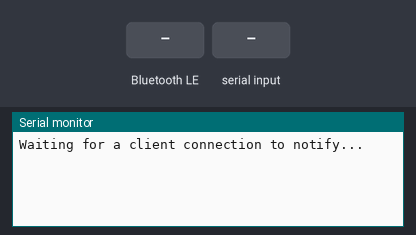
Bench run of a program on a simulated ESP32. Shown: the last lines printed to the serial monitor. The inputs (shaded band) are chosen by the test bench. Nothing arrives over Bluetooth unless stated; a phone connects over Bluetooth LE 3 s after start.

Above: at 1.3 s.
1.4 s: Bluetooth LE write "y" received
At 2.1 s:
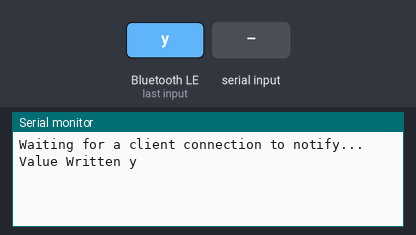
4.4 s: Bluetooth LE write "1" received
At 5.6 s:
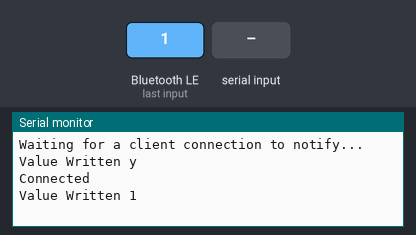
5.9 s: "y" received over Serial
At 6.8 s:
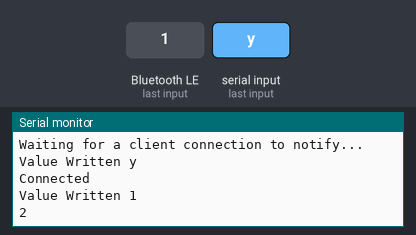

Measured:
- after the input at 1.4 s, the serial monitor: prints a new line at once (image 1)
- after the input at 4.4 s, the serial monitor: prints a new line at once (image 2)
- after the input at 5.9 s, the serial monitor: prints a new line at once (image 3)

The program:

main.cpp
```cpp
#include <Arduino.h>
#include <BLEDevice.h>
#include <BLEServer.h>
#include <BLEUtils.h>

using namespace std;

// BLE SECTION
BLEServer *pServer = NULL;

BLECharacteristic *shot_characteristic = NULL;
// BLECharacteristic *box_characteristic = NULL;

string boxValue = "0";
// See the following for generating UUIDs:
// https://www.uuidgenerator.net/

#define SERVICE_UUID "4fafc201-1fb5-459e-8fcc-c5c9c331914b"

#define SHOT_CHARACTERISTIC_UUID "6d68efe5-04b6-4a85-abc4-c2670b7bf7fd"
// #define BOX_CHARACTERISTIC_UUID "f27b53ad-c63d-49a0-8c0f-9f297e6cc520"

class MyServerCallbacks : public BLEServerCallbacks
{
  void onConnect(BLEServer *pServer)
  {
    Serial.println("Connected");
  };

  void onDisconnect(BLEServer *pServer)
  {
    Serial.println("Disconnected");
    shot_characteristic->setValue("0");
    pServer->startAdvertising();
  }
};

class CharacteristicsCallbacks : public BLECharacteristicCallbacks
{
  void onWrite(BLECharacteristic *pCharacteristic)
  {
    Serial.print("Value Written ");
    Serial.println(pCharacteristic->getValue().c_str());

    // if (pCharacteristic == box_characteristic)
    // {
    //   boxValue = pCharacteristic->getValue().c_str();
    //   box_characteristic->setValue(const_cast<char *>(boxValue.c_str()));
    //   box_characteristic->notify();
    // }
  }
};

void setup()
{
  Serial.begin(115200);

  // Create the BLE Device
  BLEDevice::init("Backboard-1");
  // Create the BLE Server
  pServer = BLEDevice::createServer();
  pServer->setCallbacks(new MyServerCallbacks());
  // Create the BLE Service
  BLEService *pService = pServer->createService(SERVICE_UUID);
  delay(100);

  // Create a BLE Characteristic
  shot_characteristic = pService->createCharacteristic(
      SHOT_CHARACTERISTIC_UUID,
      BLECharacteristic::PROPERTY_READ |
          BLECharacteristic::PROPERTY_WRITE |
          BLECharacteristic::PROPERTY_NOTIFY |
          BLECharacteristic::PROPERTY_INDICATE);

  // box_characteristic = pService->createCharacteristic(
  //     BOX_CHARACTERISTIC_UUID,
  //     BLECharacteristic::PROPERTY_READ |
  //         BLECharacteristic::PROPERTY_WRITE |
  //         BLECharacteristic::PROPERTY_NOTIFY |
  //         BLECharacteristic::PROPERTY_INDICATE);

  // Start the BLE service
  pService->start();

  // Start advertising
  pServer->getAdvertising()->start();

  // message_characteristic->setValue("Message one");
  // message_characteristic->setCallbacks(new CharacteristicsCallbacks());

  // box_characteristic->setValue("0");
  // box_characteristic->setCallbacks(new CharacteristicsCallbacks());

  shot_characteristic->setValue("0");
  shot_characteristic->setCallbacks(new CharacteristicsCallbacks());

  Serial.println("Waiting for a client connection to notify...");
}

void loop()
{
  // message_characteristic->setValue("Message one");
  // message_characteristic->notify();

  // delay(1000);

  // message_characteristic->setValue("Message Two");
  // message_characteristic->notify();

  // delay(1000);

  while (Serial.available() == 0) {}
  char x = Serial.read();
  if (x == 'y') {
    boxValue = shot_characteristic->getValue();
    int final = stoi(boxValue) + 1;
    shot_characteristic->setValue(to_string(final));
    Serial.println(final);
    shot_characteristic->notify();
  }

}
```
